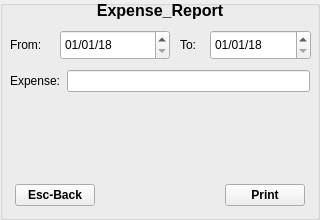
  <widget class="QGroupBox" name="groupBox_Expense_Report">
   <property name="geometry">
    <rect>
     <x>0</x>
     <y>1600</y>
     <width>320</width>
     <height>220</height>
    </rect>
   </property>
   <property name="title">
    <string/>
   </property>
   <widget class="QLabel" name="label_28">
    <property name="geometry">
     <rect>
      <x>0</x>
      <y>0</y>
      <width>320</width>
      <height>20</height>
     </rect>
    </property>
    <property name="font">
     <font>
      <pointsize>12</pointsize>
      <weight>75</weight>
      <bold>true</bold>
     </font>
    </property>
    <property name="text">
     <string>Expense_Report</string>
    </property>
    <property name="alignment">
     <set>Qt::AlignCenter</set>
    </property>
   </widget>
   <widget class="QWidget" name="horizontalLayoutWidget_8">
    <property name="geometry">
     <rect>
      <x>10</x>
      <y>180</y>
      <width>300</width>
      <height>30</height>
     </rect>
    </property>
    <layout class="QHBoxLayout" name="horizontalLayout_8">
     <property name="leftMargin">
      <number>5</number>
     </property>
     <property name="rightMargin">
      <number>5</number>
     </property>
     <item>
      <widget class="QPushButton" name="pushButton_esc_8">
       <property name="font">
        <font>
         <weight>75</weight>
         <bold>true</bold>
        </font>
       </property>
       <property name="focusPolicy">
        <enum>Qt::NoFocus</enum>
       </property>
       <property name="text">
        <string>Esc-Back</string>
       </property>
       <property name="autoDefault">
        <bool>true</bool>
       </property>
      </widget>
     </item>
     <item>
      <spacer name="horizontalSpacer_8">
       <property name="orientation">
        <enum>Qt::Horizontal</enum>
       </property>
       <property name="sizeHint" stdset="0">
        <size>
         <width>40</width>
         <height>20</height>
        </size>
       </property>
      </spacer>
     </item>
     <item>
      <widget class="QPushButton" name="pushButton_print_Expense_Report">
       <property name="font">
        <font>
         <weight>75</weight>
         <bold>true</bold>
        </font>
       </property>
       <property name="text">
        <string>Print</string>
       </property>
       <property name="autoDefault">
        <bool>true</bool>
       </property>
      </widget>
     </item>
    </layout>
   </widget>
   <widget class="QLabel" name="label_29">
    <property name="geometry">
     <rect>
      <x>180</x>
      <y>30</y>
      <width>29</width>
      <height>30</height>
     </rect>
    </property>
    <property name="text">
     <string>To:</string>
    </property>
   </widget>
   <widget class="QLabel" name="label_30">
    <property name="geometry">
     <rect>
      <x>10</x>
      <y>30</y>
      <width>49</width>
      <height>30</height>
     </rect>
    </property>
    <property name="text">
     <string>From:</string>
    </property>
   </widget>
   <widget class="QDateEdit" name="dateEdit_from_Expense_Report">
    <property name="geometry">
     <rect>
      <x>60</x>
      <y>30</y>
      <width>110</width>
      <height>30</height>
     </rect>
    </property>
    <property name="minimumDate">
     <date>
      <year>2018</year>
      <month>1</month>
      <day>1</day>
     </date>
    </property>
    <property name="displayFormat">
     <string>dd/MM/yy</string>
    </property>
   </widget>
   <widget class="QDateEdit" name="dateEdit_to_Expense_Report">
    <property name="geometry">
     <rect>
      <x>210</x>
      <y>30</y>
      <width>101</width>
      <height>30</height>
     </rect>
    </property>
    <property name="minimumDate">
     <date>
      <year>2018</year>
      <month>1</month>
      <day>1</day>
     </date>
    </property>
    <property name="displayFormat">
     <string>dd/MM/yy</string>
    </property>
   </widget>
   <widget class="QWidget" name="gridLayoutWidget_6">
    <property name="geometry">
     <rect>
      <x>10</x>
      <y>70</y>
      <width>300</width>
      <height>90</height>
     </rect>
    </property>
    <layout class="QGridLayout" name="gridLayout_6">
     <item row="0" column="1">
      <widget class="QLineEdit" name="lineEdit_name_Expense_Report"/>
     </item>
     <item row="0" column="0">
      <widget class="QLabel" name="label_31">
       <property name="text">
        <string>Expense:</string>
       </property>
      </widget>
     </item>
     <item row="1" column="0">
      <spacer name="verticalSpacer_6">
       <property name="orientation">
        <enum>Qt::Vertical</enum>
       </property>
       <property name="sizeHint" stdset="0">
        <size>
         <width>20</width>
         <height>40</height>
        </size>
       </property>
      </spacer>
     </item>
    </layout>
   </widget>
  </widget>
